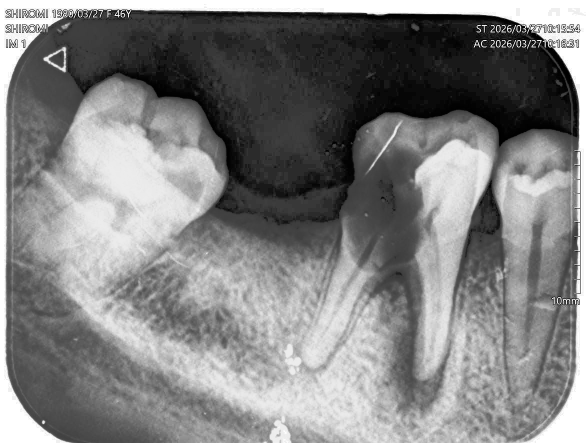
#> input picture data/abscess/raw/HistogramEqualized/ab15.jpg, 1171 x 886 px (shown at 1/2 size); its folder holds only this picture in this run
$ python -i common_service.py   (imports and definitions only)
#> lines starting #> are read from the running program, lines starting #| are printed output that depends on the picture
#> further down, picture is the input picture: shape (886, 1171, 3); min 0, max 255, mean 128.8
### src/common/preprocessing/base_preprocess.py
import cv2
import numpy as np
import os

def get_dataset_path(task, split="raw", *subdirs):
    return os.path.join("data", task, split, *subdirs)

# [5 lines left out: function load_image, not called in this run]


def to_grayscale(img):
    return cv2.cvtColor(img, cv2.COLOR_BGR2GRAY)


# def resize_image(img, size=(256, 256)):
#     return cv2.resize(img, size)


def normalize_image(img):
    img = img.astype("float32")

    min_val = img.min()
    max_val = img.max()

    if max_val - min_val == 0:
        return img  # avoid division error

    img = (img - min_val) / (max_val - min_val)

    return img

def contrast_stretch(img, low_pct=2, high_pct=98):
    """
    Percentile-based contrast stretching.
    Ignores extreme bright/dark outliers (common in X-rays).
    Input/Output: normalized float (0-1)
    """
    low = np.percentile(img, low_pct)
    high = np.percentile(img, high_pct)

    # Stretch so low→0 and high→1
    stretched = (img - low) / (high - low + 1e-6)

    return np.clip(stretched, 0, 1)

# [8 lines left out: function sharpen_image, not called in this run]


# def gaussian_denoise(img):
#     return cv2.GaussianBlur(img, (5,5), 0)

def median_denoise(img):
    return cv2.medianBlur(img, 5)

# [19 lines left out: function base_preprocess, not called in this run]

### api/services/common_service.py
"""Shared case upload, preprocessing, and doctor tooth-selection operations."""

from __future__ import annotations

import json
from pathlib import Path
from typing import Any

import cv2
import numpy as np

from api.schemas import ScaleSelectionRequest, ToothSelectionRequest
from src.common.preprocessing.base_preprocess import contrast_stretch, normalize_image
from src.common.preprocessing.selected_tooth_roi import (
    calculate_manual_rotation_angle,
    find_black_gap_boundaries,
    rotate_image_and_points,
)


PROJECT_ROOT = Path(__file__).resolve().parents[2]
CASE_ROOT = PROJECT_ROOT / "data" / "api" / "cases"


class PipelineError(RuntimeError):
    # [4 lines left out: function __init__, not called in this run]


def _to_grayscale(image: np.ndarray) -> np.ndarray:
    if image.ndim == 3:
        return cv2.cvtColor(image, cv2.COLOR_BGR2GRAY)
    elif image.ndim == 2:
        return image.copy()
    raise ValueError("Unsupported image dimensions")


def preprocess_working_length_image(image: np.ndarray) -> np.ndarray:
    """Apply base preprocessing, including resize, for the WL flow only."""
    gray = _to_grayscale(image)
    resized = cv2.resize(gray, (256, 256), interpolation=cv2.INTER_AREA)
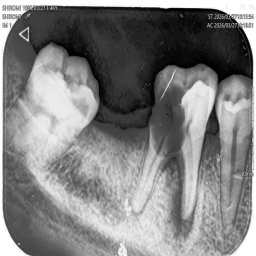
#> resized: shape (256, 256); min 0, max 255, mean 128.8
    denoised = cv2.medianBlur(resized, 5)
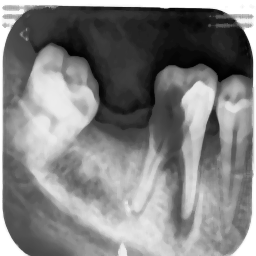
#> denoised: shape (256, 256); min 2, max 255, mean 129
    normalized = denoised.astype(np.float32) / 255.0
    normalized = contrast_stretch(normalized, 2, 98)
#> in contrast_stretch, `low = np.percentile(img, low_pct)`: low = 0.0392
#> in contrast_stretch, `high = np.percentile(img, high_pct)`: high = 1
    normalized = normalize_image(normalized)
#> in normalize_image, `min_val = img.min()`: min_val = 0
#> in normalize_image, `max_val = img.max()`: max_val = 1
    return (np.clip(normalized, 0.0, 1.0) * 255).astype(np.uint8)


def prepare_diagnostic_image(image: np.ndarray) -> np.ndarray:
    """Keep source resolution and pixels for fracture and lesion analysis."""
    return _to_grayscale(image)


def preprocess_uploaded_image(image: np.ndarray) -> np.ndarray:
    """Backward-compatible alias for working-length base preprocessing."""
    return preprocess_working_length_image(image)


# [50 lines that did not run here, left out]


def _write_image(path: Path, image: np.ndarray) -> None:
    path.parent.mkdir(parents=True, exist_ok=True)
    if image is None or image.size == 0 or not cv2.imwrite(str(path), image):
        raise PipelineError("artifact_storage", f"Could not save {path.name}")


def artifact_url(case_id: str, filename: str) -> str:
    return f"/artifacts/{case_id}/{filename}"


# [43 lines that did not run here, left out]


# [89 lines that did not run here, left out]


def load_scale_calibration(case_id: str) -> dict[str, Any]:
    path = CASE_ROOT / case_id / "scale_calibration.json"
    if not path.is_file():
        raise PipelineError(
            "scale_calibration",
            "No scale calibration exists; call the scale-selection endpoint first",
        )
    try:
        with path.open(encoding="utf-8") as file:
            result = json.load(file)
        if float(result["mm_per_pixel"]) <= 0:
            raise ValueError
        return result
    except (OSError, ValueError, KeyError, json.JSONDecodeError) as error:
        raise PipelineError(
            "scale_calibration", "Saved scale calibration is invalid"
        ) from error


def load_saved_tooth_roi(case_id: str) -> np.ndarray:
    """Load the selected-tooth ROI shared by all three diagnosis modules."""
    case_dir = CASE_ROOT / case_id
    selection_json = case_dir / "tooth_selection.json"
    roi_path = case_dir / "selected_tooth_roi.png"
    if not selection_json.is_file() or not roi_path.is_file():
        raise PipelineError(
            "tooth_selection",
            "No saved tooth selection exists; call the common tooth-selection endpoint first",
        )
    roi = cv2.imread(str(roi_path), cv2.IMREAD_GRAYSCALE)
    if roi is None:
        raise PipelineError("tooth_selection", "Saved selected-tooth ROI is unreadable")
    return roi

>>> import cv2
>>> picture = cv2.imread('../../data/abscess/raw/HistogramEqualized/ab15.jpg')
>>> result = preprocess_working_length_image(picture)

$ run again, on data/abscess/raw/HistogramEqualized/ab6.jpg
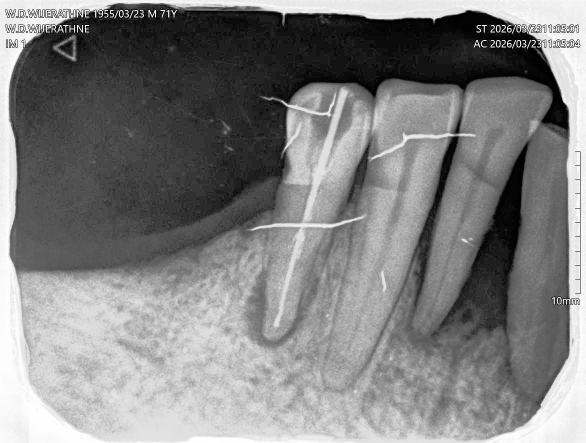
#> input picture data/abscess/raw/HistogramEqualized/ab6.jpg, 1171 x 886 px (shown at 1/2 size)
#> picture is the input picture: shape (886, 1171, 3); min 0, max 255, mean 128.3
#> in preprocess_working_length_image, `resized = cv2.resize(gray, (256, 256), interpolation=cv2.INTER_AREA)`:
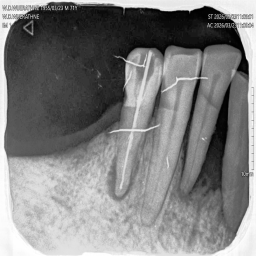
#> resized: shape (256, 256); min 0, max 255, mean 128.3
#> in preprocess_working_length_image, `denoised = cv2.medianBlur(resized, 5)`:
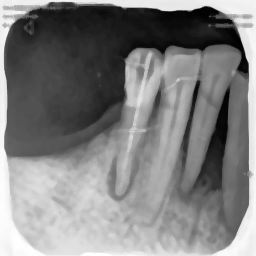
#> denoised: shape (256, 256); min 1, max 255, mean 128.3
#> low = 0.0353
#> high = 0.973
#> min_val = 0
#> max_val = 1
